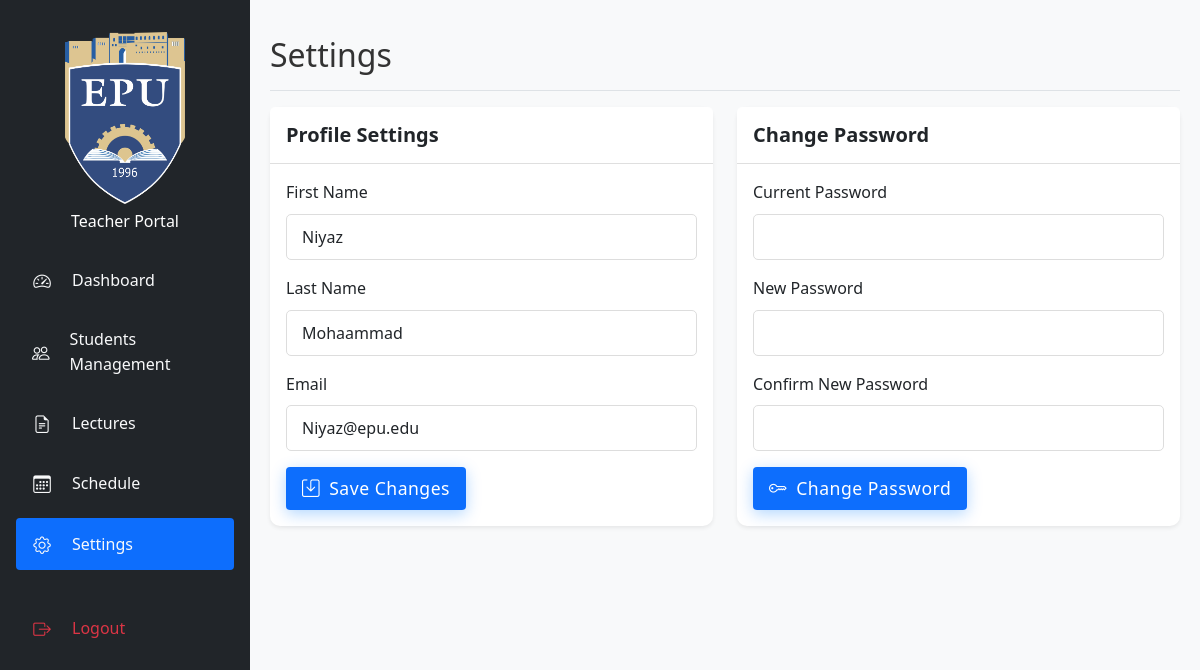
The app's page /src/teacher/settings.php (signed in) with its own data.
### tables this page shows
CREATE TABLE `teachers` (
  `id` int(11) NOT NULL,
  `teacher_id` varchar(20) NOT NULL,
  `first_name` varchar(50) NOT NULL,
  `last_name` varchar(50) NOT NULL,
  `password` varchar(255) NOT NULL,
  `email` varchar(100) NOT NULL,
  `full_name` varchar(100) NOT NULL,
  `department` varchar(100) NOT NULL,
  `specialization` varchar(100) NOT NULL,
  `remember_token` varchar(64) DEFAULT NULL,
  `token_expiry` datetime DEFAULT NULL,
  `created_at` timestamp NOT NULL DEFAULT current_timestamp(),
  `updated_at` timestamp NOT NULL DEFAULT current_timestamp() ON UPDATE current_timestamp()
);

### src/teacher/settings.php (the view, shortened to what this page needs)
<?php
$db = get_db_connection();
$teacher_id = $_SESSION['user_id'];
$stmt = $db->prepare("SELECT * FROM teachers WHERE id = ?");
$stmt->bind_param("i", $teacher_id);
$stmt->execute();
$result = $stmt->get_result();
$teacher = $result->fetch_assoc();
?>
<!DOCTYPE html>
<html lang="en">
<head>
    <link href="https://cdn.jsdelivr.net/npm/bootstrap@5.3.0/dist/css/bootstrap.min.css" rel="stylesheet">
    <link rel="stylesheet" href="https://cdn.jsdelivr.net/npm/bootstrap-icons@1.7.2/font/bootstrap-icons.css">
    <link rel="stylesheet" href="../assets/css/style.css">
    <link rel="stylesheet" href="../assets/css/teacher.css">
</head>
<body>
    <div class="container-fluid">
        <div class="row">
            <?php include 'sidebar.php'; ?>
            <div class="col-md-9 col-lg-10 main-content">
                <div class="d-flex justify-content-between flex-wrap flex-md-nowrap align-items-center pt-3 pb-2 mb-3 border-bottom">
                    <h1 class="h2">Settings</h1>
                </div>
                <div class="row">
                    <div class="col-md-6 mb-4">
                        <div class="card">
                            <div class="card-header">
                                <h5 class="card-title mb-0">Profile Settings</h5>
                            </div>
                            <div class="card-body">
                                <form method="POST">
                                    <div class="mb-3">
                                        <label for="first_name" class="form-label">First Name</label>
                                        <input type="text" class="form-control" id="first_name" name="first_name"
                                               value="<?php echo htmlspecialchars($teacher['first_name']); ?>" required>
                                    </div>
                                    <div class="mb-3">
                                        <label for="last_name" class="form-label">Last Name</label>
                                        <input type="text" class="form-control" id="last_name" name="last_name"
                                               value="<?php echo htmlspecialchars($teacher['last_name']); ?>" required>
                                    </div>
                                    <div class="mb-3">
                                        <label for="email" class="form-label">Email</label>
                                        <input type="email" class="form-control" id="email" name="email"
                                               value="<?php echo htmlspecialchars($teacher['email']); ?>" required>
                                    </div>
                                    <button type="submit" name="update_profile" class="btn btn-primary">
                                        <i class="bi bi-save me-1"></i> Save Changes
                                    </button>
                                </form>
                            </div>
                        </div>
                    </div>
                    <div class="col-md-6 mb-4">
                        <div class="card">
                            <div class="card-header">
                                <h5 class="card-title mb-0">Change Password</h5>
                            </div>
                            <div class="card-body">
                                <form method="POST">
                                    <div class="mb-3">
                                        <label for="current_password" class="form-label">Current Password</label>
                                        <input type="password" class="form-control" id="current_password" name="current_password" required>
                                    </div>
                                    <div class="mb-3">
                                        <label for="new_password" class="form-label">New Password</label>
                                        <input type="password" class="form-control" id="new_password" name="new_password" required>
                                    </div>
                                    <div class="mb-3">
                                        <label for="confirm_password" class="form-label">Confirm New Password</label>
                                        <input type="password" class="form-control" id="confirm_password" name="confirm_password" required>
                                    </div>
                                    <button type="submit" name="change_password" class="btn btn-primary">
                                        <i class="bi bi-key me-1"></i> Change Password
                                    </button>
                                </form>
                            </div>
                        </div>
                    </div>
                </div>
            </div>
        </div>
    </div>
</body>
</html>

### src/assets/css/style.css (style rules this page uses)
:root { --primary-color: #0d6efd; --secondary-color: #6c757d; --success-color: #198754; --danger-color: #dc3545; --warning-color: #ffc107; --info-color: #0dcaf0; --light-color: #f8f9fa; --dark-color: #212529; --sidebar-width: 250px; --header-height: 60px; }
html { font-size: 16px; }
body { font-family: 'Segoe UI', Tahoma, Geneva, Verdana, sans-serif; line-height: 1.6; color: #333; min-height: 100vh; display: flex; flex-direction: column; overflow-x: hidden; }
.card { border: none; border-radius: 10px; transition: transform 0.3s ease, box-shadow 0.3s ease; margin-bottom: 1rem; }
.form-control { border-radius: 5px; border: 1px solid #ddd; padding: 10px 15px; }
.btn { border-radius: 5px; padding: 10px 20px; transition: all 0.3s ease; }
.btn-primary { background-color: var(--primary-color); border: none; padding: 1rem 2.5rem; font-size: 1.1rem; font-weight: 600; letter-spacing: 0.5px; border-radius: 50px; box-shadow: 0 4px 15px rgba(0, 123, 255, 0.3); transition: all 0.3s ease; }
.main-content { margin-left: var(--sidebar-width); transition: margin-left 0.3s ease; width: calc(100% - var(--sidebar-width)); }
.btn { border-radius: 0.25rem; padding: 0.5rem 1rem; font-weight: 500; }
.btn-primary { background-color: var(--primary-color); border-color: var(--primary-color); }

### src/assets/css/teacher.css (style rules this page uses)
.main-content { padding: 20px; background-color: #f8f9fa; min-height: 100vh; transition: margin-left 0.3s ease; }
.card { box-shadow: 0 0.125rem 0.25rem rgba(0, 0, 0, 0.075); border: none; margin-bottom: 1.5rem; }
.card-header { background-color: #fff; border-bottom: 1px solid rgba(0, 0, 0, 0.125); padding: 1rem; }
.card-title { margin-bottom: 0; color: #212529; font-weight: 600; }

### records on screen
teachers: first_name "Niyaz", last_name "Mohaammad", email "Niyaz@epu.edu"
